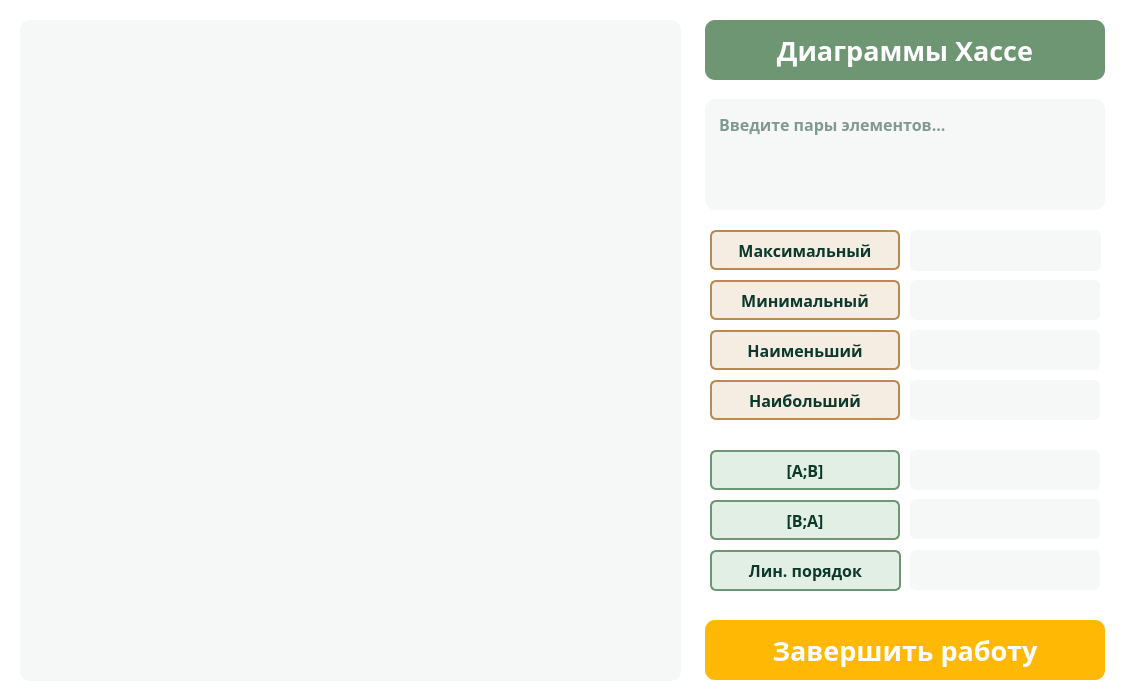
<?xml version="1.0" encoding="UTF-8"?>
<ui version="4.0">
 <class>MainWindow</class>
 <widget class="QMainWindow" name="MainWindow">
  <property name="geometry">
   <rect>
    <x>0</x>
    <y>0</y>
    <width>1125</width>
    <height>700</height>
   </rect>
  </property>
  <property name="font">
   <font>
    <family>Century Gothic</family>
    <weight>75</weight>
    <bold>true</bold>
   </font>
  </property>
  <property name="windowTitle">
   <string>MainWindow</string>
  </property>
  <property name="styleSheet">
   <string notr="true">background-color: white;
color: white;
</string>
  </property>
  <widget class="QWidget" name="centralwidget">
   <widget class="QLabel" name="label">
    <property name="geometry">
     <rect>
      <x>20</x>
      <y>20</y>
      <width>661</width>
      <height>661</height>
     </rect>
    </property>
    <property name="autoFillBackground">
     <bool>false</bool>
    </property>
    <property name="styleSheet">
     <string notr="true">background-color: #f6f8f7;
border-radius: 10px;</string>
    </property>
    <property name="text">
     <string/>
    </property>
   </widget>
   <widget class="QPushButton" name="maxesButton">
    <property name="geometry">
     <rect>
      <x>710</x>
      <y>230</y>
      <width>190</width>
      <height>40</height>
     </rect>
    </property>
    <property name="font">
     <font>
      <family>Century Gothic</family>
      <pointsize>12</pointsize>
      <weight>75</weight>
      <bold>true</bold>
     </font>
    </property>
    <property name="styleSheet">
     <string notr="true">QPushButton {
	background-color: #F5ECE2;
	color: #0b392c;
	border-radius: 6px;
	border: 2px solid #bb8a52;
}

QPushButton:hover {
	background-color: #bb8a52;
	color: white;
}</string>
    </property>
    <property name="text">
     <string>Максимальный</string>
    </property>
   </widget>
   <widget class="QPushButton" name="minsButton">
    <property name="geometry">
     <rect>
      <x>710</x>
      <y>280</y>
      <width>190</width>
      <height>40</height>
     </rect>
    </property>
    <property name="font">
     <font>
      <family>Century Gothic</family>
      <pointsize>12</pointsize>
      <weight>75</weight>
      <bold>true</bold>
     </font>
    </property>
    <property name="styleSheet">
     <string notr="true">QPushButton {
	background-color: #F5ECE2;
	color: #0b392c;
	border-radius: 6px;
	border: 2px solid #bb8a52;
}

QPushButton:hover {
	background-color: #bb8a52;
	color: white;
}</string>
    </property>
    <property name="text">
     <string>Минимальный</string>
    </property>
   </widget>
   <widget class="QPushButton" name="largestButton">
    <property name="geometry">
     <rect>
      <x>710</x>
      <y>330</y>
      <width>190</width>
      <height>40</height>
     </rect>
    </property>
    <property name="font">
     <font>
      <family>Century Gothic</family>
      <pointsize>12</pointsize>
      <weight>75</weight>
      <bold>true</bold>
     </font>
    </property>
    <property name="styleSheet">
     <string notr="true">QPushButton {
	background-color: #F5ECE2;
	color: #0b392c;
	border-radius: 6px;
	border: 2px solid #bb8a52;
}

QPushButton:hover {
	background-color: #bb8a52;
	color: white;
}</string>
    </property>
    <property name="text">
     <string>Наименьший</string>
    </property>
   </widget>
   <widget class="QPushButton" name="smallestButton">
    <property name="geometry">
     <rect>
      <x>710</x>
      <y>380</y>
      <width>190</width>
      <height>40</height>
     </rect>
    </property>
    <property name="font">
     <font>
      <family>Century Gothic</family>
      <pointsize>12</pointsize>
      <weight>75</weight>
      <bold>true</bold>
     </font>
    </property>
    <property name="styleSheet">
     <string notr="true">QPushButton {
	background-color: #F5ECE2;
	color: #0b392c;
	border-radius: 6px;
	border: 2px solid #bb8a52;
}

QPushButton:hover {
	background-color: #bb8a52;
	color: white;
}</string>
    </property>
    <property name="text">
     <string>Наибольший</string>
    </property>
   </widget>
   <widget class="QPlainTextEdit" name="plainTextEdit_2">
    <property name="geometry">
     <rect>
      <x>705</x>
      <y>99</y>
      <width>400</width>
      <height>111</height>
     </rect>
    </property>
    <property name="font">
     <font>
      <family>Century Gothic</family>
      <pointsize>12</pointsize>
      <weight>75</weight>
      <bold>true</bold>
     </font>
    </property>
    <property name="styleSheet">
     <string notr="true">color: #0b392c;
border-radius: 10px;
background-color: #f6f8f7;
padding-left: 10px;
padding-top: 10px;</string>
    </property>
    <property name="frameShape">
     <enum>QFrame::NoFrame</enum>
    </property>
    <property name="frameShadow">
     <enum>QFrame::Raised</enum>
    </property>
    <property name="lineWidth">
     <number>1</number>
    </property>
    <property name="midLineWidth">
     <number>1</number>
    </property>
    <property name="lineWrapMode">
     <enum>QPlainTextEdit::WidgetWidth</enum>
    </property>
    <property name="cursorWidth">
     <number>2</number>
    </property>
    <property name="backgroundVisible">
     <bool>false</bool>
    </property>
    <property name="placeholderText">
     <string notr="true">Введите пары элементов...</string>
    </property>
   </widget>
   <widget class="QLabel" name="maxes">
    <property name="geometry">
     <rect>
      <x>910</x>
      <y>230</y>
      <width>191</width>
      <height>41</height>
     </rect>
    </property>
    <property name="font">
     <font>
      <family>Century Gothic</family>
      <pointsize>12</pointsize>
      <weight>75</weight>
      <bold>true</bold>
     </font>
    </property>
    <property name="styleSheet">
     <string notr="true">background-color: #f6f8f7;
color: #0b392c;
padding-left: 10px;
border-radius: 6px;
</string>
    </property>
    <property name="textFormat">
     <enum>Qt::PlainText</enum>
    </property>
    <property name="alignment">
     <set>Qt::AlignLeading|Qt::AlignLeft|Qt::AlignVCenter</set>
    </property>
    <property name="indent">
     <number>-1</number>
    </property>
   </widget>
   <widget class="QLabel" name="mins">
    <property name="geometry">
     <rect>
      <x>910</x>
      <y>280</y>
      <width>190</width>
      <height>40</height>
     </rect>
    </property>
    <property name="font">
     <font>
      <family>Century Gothic</family>
      <pointsize>12</pointsize>
      <weight>75</weight>
      <bold>true</bold>
     </font>
    </property>
    <property name="styleSheet">
     <string notr="true">background-color: #f6f8f7;
color: #0b392c;
padding-left: 10px;
border-radius: 6px;
</string>
    </property>
    <property name="textFormat">
     <enum>Qt::PlainText</enum>
    </property>
    <property name="alignment">
     <set>Qt::AlignLeading|Qt::AlignLeft|Qt::AlignVCenter</set>
    </property>
    <property name="indent">
     <number>-1</number>
    </property>
   </widget>
   <widget class="QLabel" name="largest">
    <property name="geometry">
     <rect>
      <x>910</x>
      <y>330</y>
      <width>190</width>
      <height>40</height>
     </rect>
    </property>
    <property name="font">
     <font>
      <family>Century Gothic</family>
      <pointsize>12</pointsize>
      <weight>75</weight>
      <bold>true</bold>
     </font>
    </property>
    <property name="styleSheet">
     <string notr="true">background-color: #f6f8f7;
color: #0b392c;
padding-left: 10px;
border-radius: 6px;
</string>
    </property>
    <property name="textFormat">
     <enum>Qt::PlainText</enum>
    </property>
    <property name="alignment">
     <set>Qt::AlignLeading|Qt::AlignLeft|Qt::AlignVCenter</set>
    </property>
    <property name="indent">
     <number>-1</number>
    </property>
   </widget>
   <widget class="QLabel" name="smallest">
    <property name="geometry">
     <rect>
      <x>910</x>
      <y>380</y>
      <width>190</width>
      <height>40</height>
     </rect>
    </property>
    <property name="font">
     <font>
      <family>Century Gothic</family>
      <pointsize>12</pointsize>
      <weight>75</weight>
      <bold>true</bold>
     </font>
    </property>
    <property name="styleSheet">
     <string notr="true">background-color: #f6f8f7;
color: #0b392c;
padding-left: 10px;
border-radius: 6px;
</string>
    </property>
    <property name="textFormat">
     <enum>Qt::PlainText</enum>
    </property>
    <property name="alignment">
     <set>Qt::AlignLeading|Qt::AlignLeft|Qt::AlignVCenter</set>
    </property>
    <property name="indent">
     <number>-1</number>
    </property>
   </widget>
   <widget class="QLabel" name="label_6">
    <property name="geometry">
     <rect>
      <x>705</x>
      <y>20</y>
      <width>400</width>
      <height>60</height>
     </rect>
    </property>
    <property name="font">
     <font>
      <family>Century Gothic</family>
      <pointsize>20</pointsize>
      <weight>75</weight>
      <bold>true</bold>
     </font>
    </property>
    <property name="styleSheet">
     <string notr="true">background-color: #6e9673;
border-radius: 10px;</string>
    </property>
    <property name="text">
     <string>Диаграммы Хассе</string>
    </property>
    <property name="alignment">
     <set>Qt::AlignCenter</set>
    </property>
   </widget>
   <widget class="QPushButton" name="endButton">
    <property name="geometry">
     <rect>
      <x>705</x>
      <y>620</y>
      <width>400</width>
      <height>60</height>
     </rect>
    </property>
    <property name="font">
     <font>
      <family>Century Gothic</family>
      <pointsize>20</pointsize>
      <weight>75</weight>
      <bold>true</bold>
     </font>
    </property>
    <property name="styleSheet">
     <string notr="true">QPushButton {
	background-color: #ffb804;
	border-radius: 10px; 
}

QPushButton:hover{
	background-color: #f3a600;
}</string>
    </property>
    <property name="text">
     <string>Завершить работу</string>
    </property>
   </widget>
   <widget class="QPushButton" name="revsectionButton">
    <property name="geometry">
     <rect>
      <x>710</x>
      <y>500</y>
      <width>190</width>
      <height>40</height>
     </rect>
    </property>
    <property name="font">
     <font>
      <family>Century Gothic</family>
      <pointsize>12</pointsize>
      <weight>75</weight>
      <bold>true</bold>
     </font>
    </property>
    <property name="styleSheet">
     <string notr="true">QPushButton {
	background-color: #E2EFE4;
	color: #0b392c;
	border-radius: 6px;
	border: 2px solid #6e9673;
}

QPushButton:hover {
	background-color: #6e9673;
	color: white;
}</string>
    </property>
    <property name="text">
     <string>[B;A]</string>
    </property>
   </widget>
   <widget class="QPushButton" name="orderButton">
    <property name="geometry">
     <rect>
      <x>710</x>
      <y>550</y>
      <width>191</width>
      <height>41</height>
     </rect>
    </property>
    <property name="font">
     <font>
      <family>Century Gothic</family>
      <pointsize>12</pointsize>
      <weight>75</weight>
      <bold>true</bold>
     </font>
    </property>
    <property name="styleSheet">
     <string notr="true">QPushButton {
	background-color: #E2EFE4;
	color: #0b392c;
	border-radius: 6px;
	border: 2px solid #6e9673;
}

QPushButton:hover {
	background-color: #6e9673;
	color: white;
}</string>
    </property>
    <property name="text">
     <string>Лин. порядок</string>
    </property>
   </widget>
   <widget class="QPushButton" name="sectionButton">
    <property name="geometry">
     <rect>
      <x>710</x>
      <y>450</y>
      <width>190</width>
      <height>40</height>
     </rect>
    </property>
    <property name="font">
     <font>
      <family>Century Gothic</family>
      <pointsize>12</pointsize>
      <weight>75</weight>
      <bold>true</bold>
     </font>
    </property>
    <property name="styleSheet">
     <string notr="true">QPushButton {
	background-color: #E2EFE4;
	color: #0b392c;
	border-radius: 6px;
	border: 2px solid #6e9673;
}

QPushButton:hover {
	background-color: #6e9673;
	color: white;
}</string>
    </property>
    <property name="text">
     <string>[A;B]</string>
    </property>
   </widget>
   <widget class="QLabel" name="revsection">
    <property name="geometry">
     <rect>
      <x>910</x>
      <y>499</y>
      <width>190</width>
      <height>40</height>
     </rect>
    </property>
    <property name="font">
     <font>
      <family>Century Gothic</family>
      <pointsize>12</pointsize>
      <weight>75</weight>
      <bold>true</bold>
     </font>
    </property>
    <property name="styleSheet">
     <string notr="true">background-color: #f6f8f7;
color: #0b392c;
padding-left: 10px;
border-radius: 6px;
</string>
    </property>
    <property name="textFormat">
     <enum>Qt::PlainText</enum>
    </property>
    <property name="alignment">
     <set>Qt::AlignLeading|Qt::AlignLeft|Qt::AlignVCenter</set>
    </property>
    <property name="indent">
     <number>-1</number>
    </property>
   </widget>
   <widget class="QLabel" name="order">
    <property name="geometry">
     <rect>
      <x>910</x>
      <y>550</y>
      <width>190</width>
      <height>40</height>
     </rect>
    </property>
    <property name="font">
     <font>
      <family>Century Gothic</family>
      <pointsize>12</pointsize>
      <weight>75</weight>
      <bold>true</bold>
     </font>
    </property>
    <property name="styleSheet">
     <string notr="true">background-color: #f6f8f7;
color: #0b392c;
padding-left: 10px;
border-radius: 6px;
</string>
    </property>
    <property name="textFormat">
     <enum>Qt::PlainText</enum>
    </property>
    <property name="alignment">
     <set>Qt::AlignLeading|Qt::AlignLeft|Qt::AlignVCenter</set>
    </property>
    <property name="indent">
     <number>-1</number>
    </property>
   </widget>
   <widget class="QLabel" name="section">
    <property name="geometry">
     <rect>
      <x>910</x>
      <y>450</y>
      <width>190</width>
      <height>40</height>
     </rect>
    </property>
    <property name="font">
     <font>
      <family>Century Gothic</family>
      <pointsize>12</pointsize>
      <weight>75</weight>
      <bold>true</bold>
     </font>
    </property>
    <property name="styleSheet">
     <string notr="true">background-color: #f6f8f7;
color: #0b392c;
padding-left: 10px;
border-radius: 6px;
</string>
    </property>
    <property name="textFormat">
     <enum>Qt::PlainText</enum>
    </property>
    <property name="alignment">
     <set>Qt::AlignLeading|Qt::AlignLeft|Qt::AlignVCenter</set>
    </property>
    <property name="indent">
     <number>-1</number>
    </property>
   </widget>
  </widget>
 </widget>
 <resources/>
 <connections/>
</ui>
